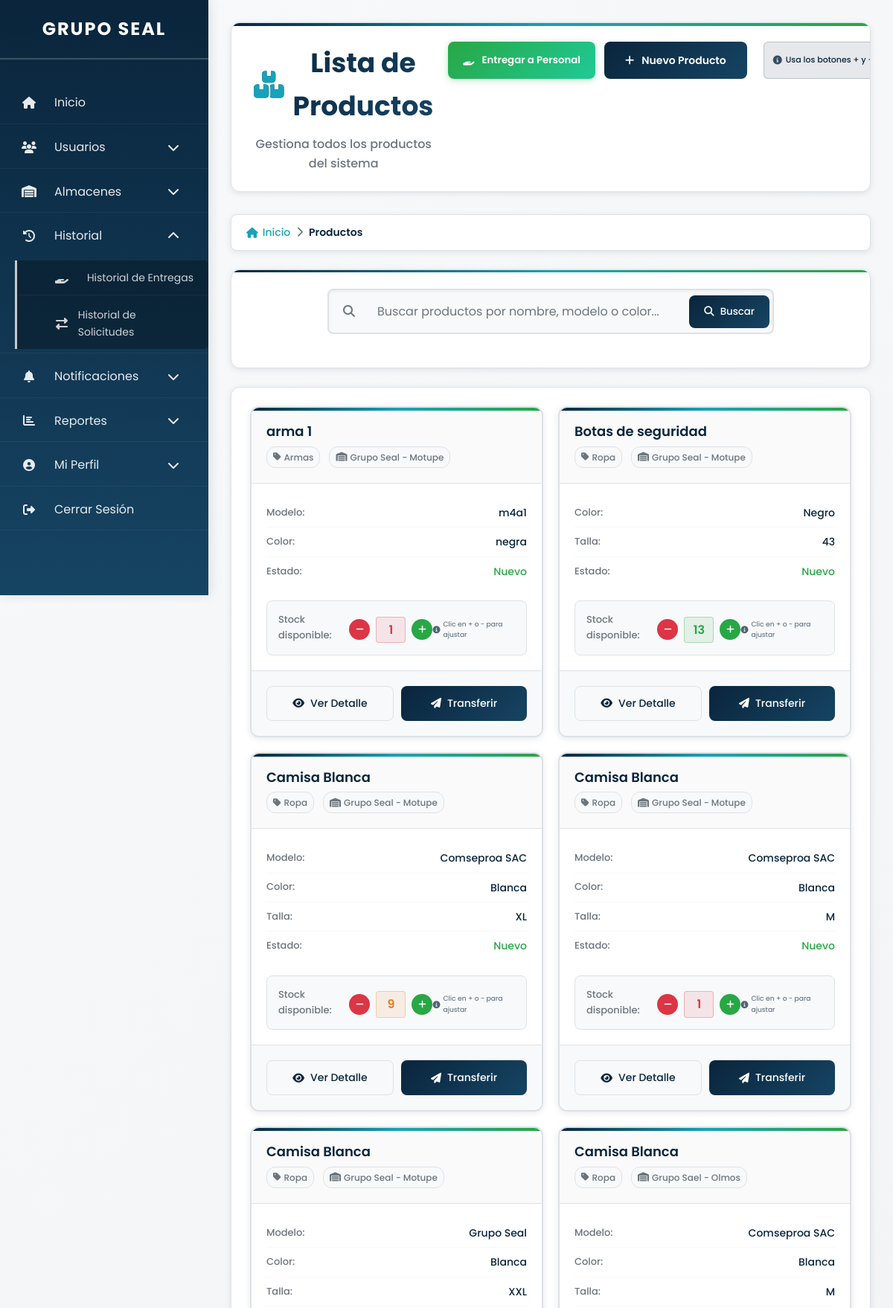
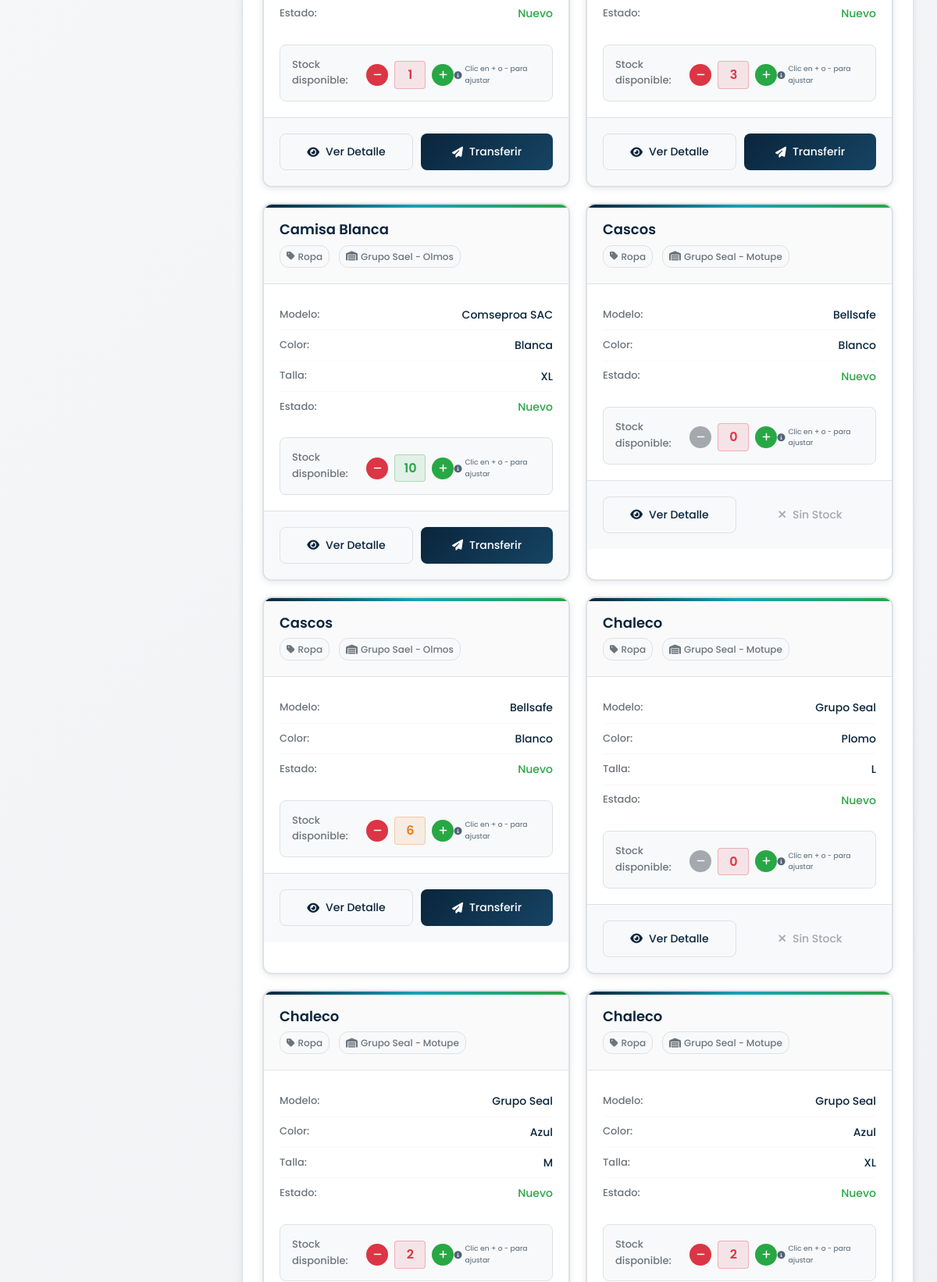
/productos/listar.php (signed in, upper part), run on the app's committed database (2 pictures, top to bottom).
### tables this page shows
CREATE TABLE `productos` (
  `id` int(11) NOT NULL,
  `categoria_id` int(11) NOT NULL,
  `almacen_id` int(11) NOT NULL,
  `nombre` varchar(100) NOT NULL,
  `descripcion` text DEFAULT NULL,
  `modelo` varchar(100) DEFAULT NULL,
  `color` varchar(50) DEFAULT NULL,
  `talla_dimensiones` varchar(50) DEFAULT NULL,
  `cantidad` int(11) NOT NULL DEFAULT 0,
  `unidad_medida` varchar(50) DEFAULT NULL,
  `estado` enum('Nuevo','Usado','Dañado') NOT NULL,
  `observaciones` text DEFAULT NULL
);

CREATE TABLE `categorias` (
  `id` int(11) NOT NULL,
  `nombre` varchar(100) NOT NULL
);

CREATE TABLE `almacenes` (
  `id` int(11) NOT NULL,
  `nombre` varchar(100) NOT NULL,
  `ubicacion` varchar(255) NOT NULL
);

### productos/listar.php (the view, shortened to what this page needs)
<?php
require_once "../config/database.php";
$usuario_rol = $_SESSION["user_role"] ?? "usuario";
$usuario_almacen_id = $_SESSION["almacen_id"] ?? null;
$filtro_almacen_id = isset($_GET['almacen_id']) ? (int)$_GET['almacen_id'] : null;
$busqueda = isset($_GET['busqueda']) ? trim($_GET['busqueda']) : '';
$almacen_info = null;
$categoria_info = null;
$sql_base = "SELECT p.*, c.nombre as categoria_nombre, a.nombre as almacen_nombre
             FROM productos p
             JOIN categorias c ON p.categoria_id = c.id
             JOIN almacenes a ON p.almacen_id = a.id";
$where_conditions = [];
$params = [];
$param_types = "";
if (!empty($where_conditions)) {
    $sql_productos = $sql_base . " WHERE " . implode(" AND ", $where_conditions) . " ORDER BY p.nombre";
} else {
    $sql_productos = $sql_base . " ORDER BY p.nombre";
}
if (!empty($params)) {
    $stmt = $conn->prepare($sql_productos);
    $stmt->bind_param($param_types, ...$params);
    $stmt->execute();
    $result_productos = $stmt->get_result();
    $stmt->close();
} else {
    $result_productos = $conn->query($sql_productos);
}
?>
<!DOCTYPE html>
<html lang="es">
<head>
    <link rel="stylesheet" href="https://cdnjs.cloudflare.com/ajax/libs/font-awesome/6.4.2/css/all.min.css">
    <link rel="stylesheet" href="../assets/css/listar-usuarios.css">
    <link rel="stylesheet" href="../assets/css/productos-listar.css">
</head>
<body data-user-role="<?php echo htmlspecialchars($usuario_rol); ?>" data-almacen-id="<?php echo $filtro_almacen_id ?: $usuario_almacen_id; ?>">
<nav class="sidebar" id="sidebar" role="navigation" aria-label="Menú principal">
    <h2>GRUPO SEAL</h2>
    <ul>
        <li>
            <a href="../dashboard.php" aria-label="Ir a inicio">
                <span><i class="fas fa-home"></i> Inicio</span>
            </a>
        </li>
        <?php if ($usuario_rol == 'admin'): ?>
        <li class="submenu-container">
            <a href="#" aria-label="Menú Usuarios" aria-expanded="false" role="button" tabindex="0">
                <span><i class="fas fa-users"></i> Usuarios</span>
                <i class="fas fa-chevron-down"></i>
            </a>
        </li>
        <?php endif; ?>
        <li class="submenu-container">
            <a href="#" aria-label="Menú Almacenes" aria-expanded="false" role="button" tabindex="0">
                <span><i class="fas fa-warehouse"></i> Almacenes</span>
                <i class="fas fa-chevron-down"></i>
            </a>
        </li>
        <li class="submenu-container">
            <a href="#" aria-label="Menú Historial" aria-expanded="false" role="button" tabindex="0">
                <span><i class="fas fa-history"></i> Historial</span>
                <i class="fas fa-chevron-down"></i>
            </a>
            <ul class="submenu" role="menu">
                <li><a href="../entregas/historial.php"role="menuitem"><i class="fas fa-hand-holding"></i> Historial de Entregas</a></li>
                <li><a href="../notificaciones/historial.php" role="menuitem"><i class="fas fa-exchange-alt"></i> Historial de Solicitudes</a></li>
            </ul>
        </li>
        <li class="submenu-container">
            <a href="#" aria-label="Menú Notificaciones" aria-expanded="false" role="button" tabindex="0">
                <span>
                    <i class="fas fa-bell"></i> Notificaciones
                </span>
                <i class="fas fa-chevron-down"></i>
            </a>
        </li>
        <?php if ($usuario_rol == 'admin'): ?>
        <li class="submenu-container">
            <a href="#" aria-label="Menú Reportes" aria-expanded="false" role="button" tabindex="0">
                <span><i class="fas fa-chart-bar"></i> Reportes</span>
                <i class="fas fa-chevron-down"></i>
            </a>
        </li>
        <?php endif; ?>
        <li class="submenu-container">
            <a href="#" aria-label="Menú Perfil" aria-expanded="false" role="button" tabindex="0">
                <span><i class="fas fa-user-circle"></i> Mi Perfil</span>
                <i class="fas fa-chevron-down"></i>
            </a>
        </li>
        <li>
            <a href="#" onclick="manejarCerrarSesion(event)" aria-label="Cerrar sesión">
                <span><i class="fas fa-sign-out-alt"></i> Cerrar Sesión</span>
            </a>
        </li>
    </ul>
</nav>
<main class="content" id="main-content" role="main">
    <header class="page-header">
        <div class="header-content">
            <div class="header-info">
                <h1>
                    <?php if ($almacen_info && $categoria_info): ?>
                        <i class="fas fa-box-open"></i> <?php echo htmlspecialchars($categoria_info['nombre']); ?>
                        <small>en <?php echo htmlspecialchars($almacen_info['nombre']); ?></small>
                    <?php elseif ($almacen_info): ?>
                        <i class="fas fa-warehouse"></i> Inventario: <?php echo htmlspecialchars($almacen_info['nombre']); ?>
                    <?php elseif ($categoria_info): ?>
                        <i class="fas fa-tag"></i> Productos: <?php echo htmlspecialchars($categoria_info['nombre']); ?>
                    <?php else: ?>
                        <i class="fas fa-boxes"></i> Lista de Productos
                    <?php endif; ?>
                </h1>
                <p class="page-description">
                    <?php if ($almacen_info): ?>
                        Productos registrados en este almacén específico
                    <?php elseif ($categoria_info): ?>
                        Productos de la categoría seleccionada
                    <?php else: ?>
                        Gestiona todos los productos del sistema
                    <?php endif; ?>
                </p>
            </div>
            <div class="header-actions">
                <button id="btnEntregarPersonal" class="btn-entregar-personal">
                    <i class="fas fa-hand-holding"></i>
                    <span>Entregar a Personal</span>
                </button>
                <?php if ($usuario_rol == 'admin'): ?>
                <a href="registrar.php<?php
                    $params = [];
                    echo !empty($params) ? '?' . implode('&', $params) : '';
                ?>" class="btn-header btn-primary">
                    <i class="fas fa-plus"></i>
                    <span>Nuevo Producto</span>
                </a>
                <div class="admin-hint">
                    <i class="fas fa-info-circle"></i>
                    <small>Usa los botones + y - para ajustar stock</small>
                </div>
                <?php endif; ?>
            </div>
        </div>
    </header>
    <nav class="breadcrumb" aria-label="Ruta de navegación">
        <a href="../dashboard.php"><i class="fas fa-home"></i> Inicio</a>
        <span><i class="fas fa-chevron-right"></i></span>
        <?php if ($categoria_info && !$almacen_info): ?>
            <a href="categorias.php">Categorías</a>
            <span><i class="fas fa-chevron-right"></i></span>
            <span class="current"><?php echo htmlspecialchars($categoria_info['nombre']); ?></span>
        <?php else: ?>
            <span class="current">Productos</span>
        <?php endif; ?>
    </nav>
    <section class="filters-section">
        <div class="search-container">
            <form method="GET" class="search-form">
                <div class="search-input-group">
                    <div class="search-icon">
                        <i class="fas fa-search"></i>
                    </div>
                    <input
                        type="text"
                        name="busqueda"
                        placeholder="Buscar productos por nombre, modelo o color..."
                        value="<?php echo htmlspecialchars($busqueda); ?>"
                        class="search-input"
                    >
                    <button type="submit" class="search-btn">
                        <i class="fas fa-search"></i>
                        Buscar
                    </button>
                </div>
            </form>
        </div>
    </section>
    <section class="products-section" id="productsSection">
        <?php if ($result_productos && $result_productos->num_rows > 0): ?>
            <div class="products-grid">
                <?php while ($producto = $result_productos->fetch_assoc()): ?>
                    <div class="product-card" data-producto-id="<?php echo $producto['id']; ?>">
                        <div class="card-header">
                            <div class="product-info">
                                <h3 class="product-name"><?php echo htmlspecialchars($producto['nombre']); ?></h3>
                                <div class="product-meta">
                                    <span class="categoria">
                                        <i class="fas fa-tag"></i>
                                        <?php echo htmlspecialchars($producto['categoria_nombre']); ?>
                                    </span>
                                    <?php if (!$filtro_almacen_id): ?>
                                    <span class="almacen">
                                        <i class="fas fa-warehouse"></i>
                                        <?php echo htmlspecialchars($producto['almacen_nombre']); ?>
                                    </span>
                                    <?php endif; ?>
                                </div>
                            </div>
                        </div>
                        <div class="card-body">
                            <div class="product-details">
                                <?php if (!empty($producto['modelo'])): ?>
                                <div class="detail-item">
                                    <span class="detail-label">Modelo:</span>
                                    <span class="detail-value"><?php echo htmlspecialchars($producto['modelo']); ?></span>
                                </div>
                                <?php endif; ?>
                                <?php if (!empty($producto['color'])): ?>
                                <div class="detail-item">
                                    <span class="detail-label">Color:</span>
                                    <span class="detail-value"><?php echo htmlspecialchars($producto['color']); ?></span>
                                </div>
                                <?php endif; ?>
                                <?php if (!empty($producto['talla_dimensiones'])): ?>
                                <div class="detail-item">
                                    <span class="detail-label">Talla:</span>
                                    <span class="detail-value"><?php echo htmlspecialchars($producto['talla_dimensiones']); ?></span>
                                </div>
                                <?php endif; ?>
                                <div class="detail-item">
                                    <span class="detail-label">Estado:</span>
                                    <span class="detail-value estado-<?php echo strtolower($producto['estado']); ?>">
                                        <?php echo htmlspecialchars($producto['estado']); ?>
                                    </span>
                                </div>
                            </div>
                            <div class="stock-section">
                                <div class="stock-info">
                                    <span class="stock-label">Stock disponible:</span>
                                    <div class="stock-display">
                                        <?php if ($usuario_rol == 'admin'): ?>
                                        <button class="stock-btn decrease" data-id="<?php echo $producto['id']; ?>" data-accion="restar" <?php echo $producto['cantidad'] <= 0 ? 'disabled' : ''; ?> title="Reducir stock">
                                            <i class="fas fa-minus"></i>
                                        </button>
                                        <?php endif; ?>
                                        <span class="stock-value <?php
                                            if ($producto['cantidad'] < 5) echo 'stock-critical';
                                            elseif ($producto['cantidad'] < 10) echo 'stock-warning';
                                            else echo 'stock-good';
                                        ?>" id="cantidad-<?php echo $producto['id']; ?>">
                                            <?php echo number_format($producto['cantidad']); ?>
                                        </span>
                                        <?php if ($usuario_rol == 'admin'): ?>
                                        <button class="stock-btn increase" data-id="<?php echo $producto['id']; ?>" data-accion="sumar" title="Aumentar stock">
                                            <i class="fas fa-plus"></i>
                                        </button>
                                        <?php endif; ?>
                                    </div>
                                    <?php if ($usuario_rol == 'admin'): ?>
                                    <div class="stock-hint">
                                        <i class="fas fa-info-circle"></i>
                                        <small>Clic en + o - para ajustar</small>
                                    </div>
                                    <?php endif; ?>
                                </div>
                            </div>
                        </div>
                        <div class="card-footer">
                            <div class="card-actions-footer">
                                <button class="btn-card btn-view" onclick="verProducto(<?php echo $producto['id']; ?>)">
                                    <i class="fas fa-eye"></i>
                                    Ver Detalle
                                </button>
                                <?php if ($producto['cantidad'] > 0): ?>
                                <button class="btn-card btn-transfer"
                                    data-id="<?php echo $producto['id']; ?>"
                                    data-nombre="<?php echo htmlspecialchars($producto['nombre'], ENT_QUOTES, 'UTF-8'); ?>"
                                    data-almacen="<?php echo $filtro_almacen_id ?: $usuario_almacen_id; ?>"
                                    data-cantidad="<?php echo $producto['cantidad']; ?>"
                                    onclick="abrirModalEnvio(this)">
                                    <i class="fas fa-paper-plane"></i>
                                    Transferir
                                </button>
                                <?php else: ?>
                                <button class="btn-card btn-transfer disabled" disabled>
                                    <i class="fas fa-times"></i>
                                    Sin Stock
                                </button>
                                <?php endif; ?>
                            </div>
                        </div>
                    </div>
                <?php endwhile; ?>
            </div>
        <?php endif; ?>
    </section>
</main>
</body>
</html>

### data on the page
productos: nombre "arma 1", categoria.nombre "Armas", almacen.nombre "Grupo Seal - Motupe", modelo "m4a1", color "negra", estado "Nuevo", cantidad "1"
productos: nombre "Botas de seguridad", categoria.nombre "Ropa", almacen.nombre "Grupo Seal - Motupe", color "Negro", talla_dimensiones "43", estado "Nuevo", cantidad "13"
productos: nombre "Camisa Blanca", categoria.nombre "Ropa", almacen.nombre "Grupo Seal - Motupe", modelo "Comseproa SAC", color "Blanca", talla_dimensiones "XL", estado "Nuevo", cantidad "9"
productos: nombre "Camisa Blanca", categoria.nombre "Ropa", almacen.nombre "Grupo Seal - Motupe", modelo "Comseproa SAC", color "Blanca", talla_dimensiones "M", estado "Nuevo", cantidad "1"
productos: nombre "Camisa Blanca", categoria.nombre "Ropa", almacen.nombre "Grupo Seal - Motupe", modelo "Grupo Seal", color "Blanca", talla_dimensiones "XXL", estado "Nuevo", cantidad "1"
productos: nombre "Camisa Blanca", categoria.nombre "Ropa", almacen.nombre "Grupo Sael - Olmos", modelo "Comseproa SAC", color "Blanca", talla_dimensiones "M", estado "Nuevo", cantidad "3"
productos: nombre "Camisa Blanca", categoria.nombre "Ropa", almacen.nombre "Grupo Sael - Olmos", modelo "Comseproa SAC", color "Blanca", talla_dimensiones "XL", estado "Nuevo", cantidad "10"
productos: nombre "Cascos", categoria.nombre "Ropa", almacen.nombre "Grupo Seal - Motupe", modelo "Bellsafe", color "Blanco", estado "Nuevo", cantidad "0", shows "Sin Stock"
productos: nombre "Cascos", categoria.nombre "Ropa", almacen.nombre "Grupo Sael - Olmos", modelo "Bellsafe", color "Blanco", estado "Nuevo", cantidad "6"
productos: nombre "Chaleco", categoria.nombre "Ropa", almacen.nombre "Grupo Seal - Motupe", modelo "Grupo Seal", color "Plomo", talla_dimensiones "L", estado "Nuevo", cantidad "0", shows "Sin Stock"
productos: nombre "Chaleco", categoria.nombre "Ropa", almacen.nombre "Grupo Seal - Motupe", modelo "Grupo Seal", color "Azul", talla_dimensiones "M", estado "Nuevo", cantidad "2"
productos: nombre "Chaleco", categoria.nombre "Ropa", almacen.nombre "Grupo Seal - Motupe", modelo "Grupo Seal", color "Azul", talla_dimensiones "XL", estado "Nuevo", cantidad "2"
